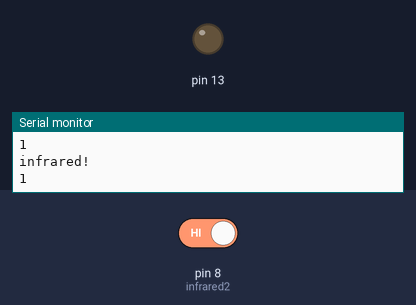
A sketch run on a simulated Arduino Uno, built with avr-gcc and run on an emulated ATmega328P. On the bench: output pins drawn as LEDs (lit = HIGH), the last lines printed to the serial monitor. The test bench sets the inputs (shaded band); at power-on: pin 8 (infrared2) HIGH.

Above: at 1.2 s.
1.3 s: pin 8 (infrared2) driven LOW
At 1.9 s:
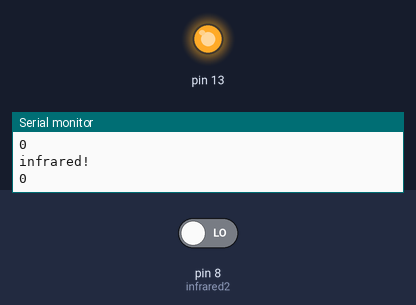
3.0 s: pin 8 (infrared2) driven HIGH
At 4.3 s:
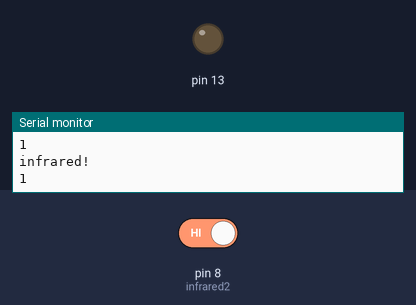
Timing chart, 0 to 6.0 s (numbered marks = the images above; inputs shaded):
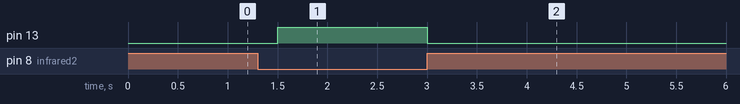

The sketch:

infrared_led.ino
```cpp
//int infrared1=9;
int infrared2=8;
void setup() {
  // put your setup code here, to run once:
  Serial.begin(9600);
  pinMode(infrared2, INPUT);
  pinMode(13, OUTPUT);
}

void loop() {
  // put your main code here, to run repeatedly:
  Serial.println("infrared!");
//  Serial.println(digitalRead(infrared1));
  Serial.println(digitalRead(infrared2));
  if(digitalRead(infrared2)==0){
    digitalWrite(13,1);
  }else{
     digitalWrite(13,0);
    }
  delay(300);
}
```

Measured:
- after the input at 1.3 s, pin 13: LOW → HIGH after 0.20 s
- after the input at 3.0 s, pin 13: HIGH → LOW at once
